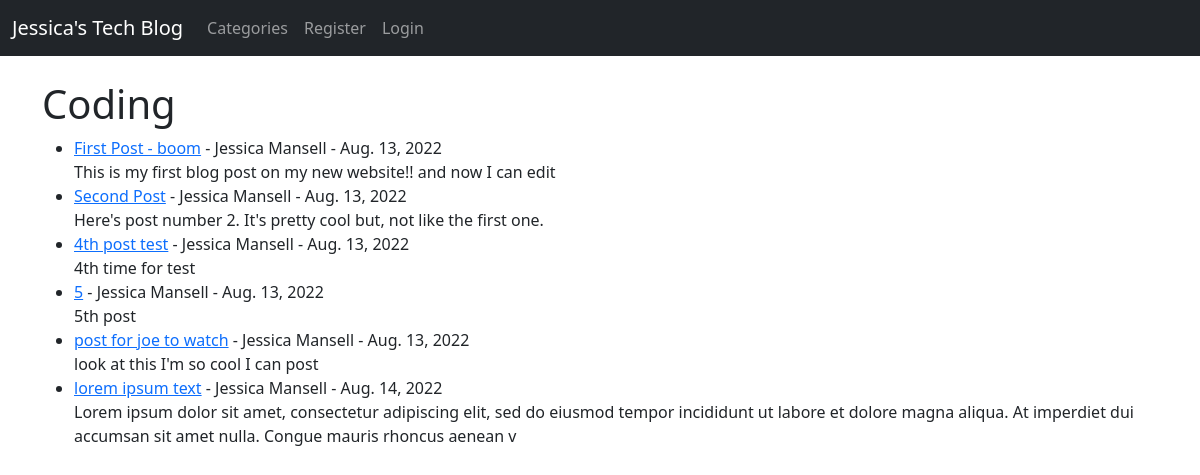
/category/coding/, run on the app's committed database.
### blogsite/models.py (models this page shows, shortened)
class Post(models.Model):
    title = models.CharField(max_length=255)
    header_image = models.ImageField(null=True, blank=True, upload_to="images/")
    title_tag = models.CharField(max_length=255)
    author = models.ForeignKey(User, on_delete=models.CASCADE)
    body = RichTextField(blank=True, null=True)
    post_date = models.DateField(auto_now_add=True)
    category = models.CharField(max_length=255, default='Coding')
    snippet = models.CharField(max_length=255)
    likes = models.ManyToManyField(User, related_name='blog_posts')

### blogsite/views.py (the view)
# urls.py: path('category/<str:cats>/', CategoryView, name='category'),
def CategoryView(request, cats):
    category_posts = Post.objects.filter(category__iexact=cats.title().replace('-', ' '))
    return render(request, 'categories.html', {'cats':cats.title().replace('-', ' '), 'category_posts':category_posts})

### blogsite/templates/categories.html (shortened to what this page needs)
{% extends 'base.html' %}
{% block content %}
{% if category_posts %}
    <h1>{{ cats }}</h1>
    <ul>
    {% for post in category_posts %}
        <li><a href="{% url 'article-detail' post.pk %}">{{ post.title }}</a>
            - {{ post.author.first_name }}
            {{ post.author.last_name }} -
            {{ post.post_date }} <br/>
            {{ post.body|slice:":200"|safe }}</li>
    {% endfor %}
    </ul>
{% else %}
    <h3>Sorry, this page does not exist!</h3>
{% endif %}
{% endblock %}

### data on the page
Post: title "First Post - boom", author.first_name "Jessica", author.last_name "Mansell", post_date "Aug. 13, 2022", body "This is my first blog post on my new website!! and now I can edit"
Post: title "Second Post", author.first_name "Jessica", author.last_name "Mansell", post_date "Aug. 13, 2022", body "Here's post number 2. It's pretty cool but, not like the first one."
Post: title "4th post test", author.first_name "Jessica", author.last_name "Mansell", post_date "Aug. 13, 2022", body "4th time for test"
Post: title "5", author.first_name "Jessica", author.last_name "Mansell", post_date "Aug. 13, 2022", body "5th post"
Post: title "post for joe to watch", author.first_name "Jessica", author.last_name "Mansell", post_date "Aug. 13, 2022", body "look at this I'm so cool I can post"
Post: title "lorem ipsum text", author.first_name "Jessica", author.last_name "Mansell", post_date "Aug. 14, 2022", body "Lorem ipsum dolor sit amet, consectetur adipiscing elit, sed do eiusmod tempor incididunt ut labore et dolore magna aliqua. At imperdiet dui accumsan sit amet nulla. Congue mauris rhoncus aenean v"

### other printed values
{{ cats }} "Coding"
